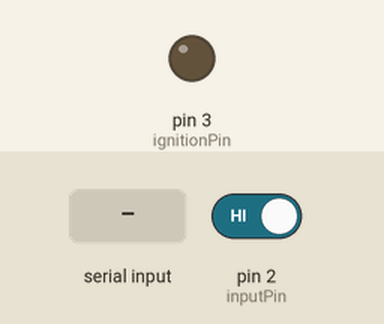
This program was run on a simulated Arduino Nano, built with avr-gcc and run on an emulated ATmega328P. On the bench: output pins drawn as LEDs (lit = HIGH). The test bench sets the inputs (shaded band); at power-on: pin 2 (inputPin) HIGH. EEPROM starts erased; what the program prints to the serial monitor is not drawn.

Above: at 1.2 s.
1.3 s: pin 2 (inputPin) driven LOW
2.8 s: "90,45\n" received over Serial
Timing chart, 0 to 5.8 s (numbered marks = the images above; inputs shaded):
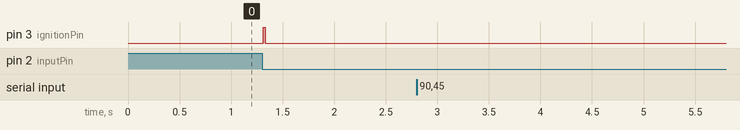

The program:

main.cpp
```cpp
#include "variables.h"

const int inputPin = 2;
const int ignitionPin = 3;

volatile unsigned long lastPulseTime = 0;
volatile unsigned long pulseInterval = 0;
volatile bool newPulse = false;


void inputDetected()
{
  unsigned long currentTime = micros();

  if (currentTime - lastPulseTime > 1000)
  {
    pulseInterval = currentTime - lastPulseTime;
    lastPulseTime = currentTime;
    newPulse = true;
  }
}


float getAdvance(float rpm) {
  for (int i = 0; i < tableLength - 1; i++) {
    if (rpm >= rpmBins[i] && rpm < rpmBins[i + 1]) {
      float t = (rpm - rpmBins[i]) / (rpmBins[i + 1] - rpmBins[i]);
      return advanceBins[i] + t * (advanceBins[i + 1] - advanceBins[i]);
    }
  }
  return advanceBins[tableLength - 1]; // return highest if rpm is too high
}


void setup()
{
  Serial.begin(9600);

  pinMode(ignitionPin, OUTPUT);
  digitalWrite(ignitionPin, LOW);

  attachInterrupt(digitalPinToInterrupt(inputPin), inputDetected, FALLING);
  loadVariables();
}


void loop()
{
  if (Serial.available())
  {
    String cmd = Serial.readStringUntil('\n');
    saveVariables(cmd);
  }

  if (newPulse)
  {
    noInterrupts(); // Disable interrupts while reading shared variables
    unsigned long interval = pulseInterval;
    newPulse = false;
    interrupts();  // Re-enable interrupts

    // 1. Calculate RPM
    float rpm = 60000000.0 / interval;

    // Get desired advance angle from map
    float advanceAngle = getAdvance(rpm); // in degrees BTDC

    // Convert angle to microseconds delay
    float delayTime = (advanceAngle * 1000000.0) / (rpm * 6.0); // delay in microseconds

    // Delay and fire ignition
    delayMicroseconds((unsigned long)delayTime);

    digitalWrite(ignitionPin, HIGH);
    delayMicroseconds(pulseLength);
    digitalWrite(ignitionPin, LOW);

    // Serial Debug
    Serial.print("RPM: "); Serial.print(rpm);
    Serial.print(" | Advance: "); Serial.print(advanceAngle);
    Serial.print("° BTDC | Delay: "); Serial.print(delayTime); Serial.println(" µs");
  }
}
```

variables.cpp
```cpp
#include "variables.h"

const int tableLength = 20;
int rpmBins[tableLength] = {0};
int advanceBins[tableLength] = {0};
unsigned int pulseLength = 100;


void saveVariables(String cmd)
{
  int inputTable[tableLength * 2 + 1] = {0};

  if (cmd.startsWith("SET_VARIABLES:"))
  {
    cmd = cmd.substring(14); // removes the lenght of SET_VARIABLES:
  }

  for (size_t i = 0; i < tableLength * 2 + 1; i++)
  {
    int varlength = cmd.indexOf(",");

    String temp = cmd.substring(0, varlength);

    inputTable[i] = temp.toInt();

    Serial.println(temp);

    cmd = cmd.substring(varlength + 1);
  }

  pulseLength = inputTable[0];

  for (size_t i = 0; i < tableLength; i++)
  {
    rpmBins[i] = inputTable[i + 1];
  }

  for (size_t i = 0; i < tableLength; i++)
  {
    advanceBins[i] = inputTable[i + tableLength + 1];
  }

  int address = 0;

  EEPROM.put(address, pulseLength);
  address += sizeof(unsigned int);

  for(int i = 0; i < tableLength; i++)
  {
    EEPROM.put(address, rpmBins[i]);
    address += sizeof(int);
  }

  for(int i = 0; i < tableLength; i++)
  {
    EEPROM.put(address, advanceBins[i]);
    address += sizeof(int);
  }
}


void loadVariables()
{
  int address = 0;

  EEPROM.get(address, pulseLength);
  address += sizeof(unsigned int);

  for(int i = 0; i < tableLength; i++)
  {
    EEPROM.get(address, rpmBins[i]);
    address += sizeof(int);
  }

  for(int i = 0; i < tableLength; i++)
  {
    EEPROM.get(address, advanceBins[i]);
    address += sizeof(int);
  }
}
```

variables.h
```cpp
#ifndef VARIABLES_H
#define VARIABLES_H

#include <Arduino.h>
#include <EEPROM.h>

extern const int tableLength; //20 not changable by serial
extern int rpmBins[]; //20 values for RPM
extern int advanceBins[]; //20 values for advance as an angle
extern unsigned int pulseLength; //lenght in us

void saveVariables(String cmd);
void loadVariables();

#endif
```

Measured:
- after the input at 1.3 s, pin 3 (ignitionPin): LOW → HIGH at once, → LOW 0.02 s later
- after the input at 2.8 s, every drawn part: stays the same
